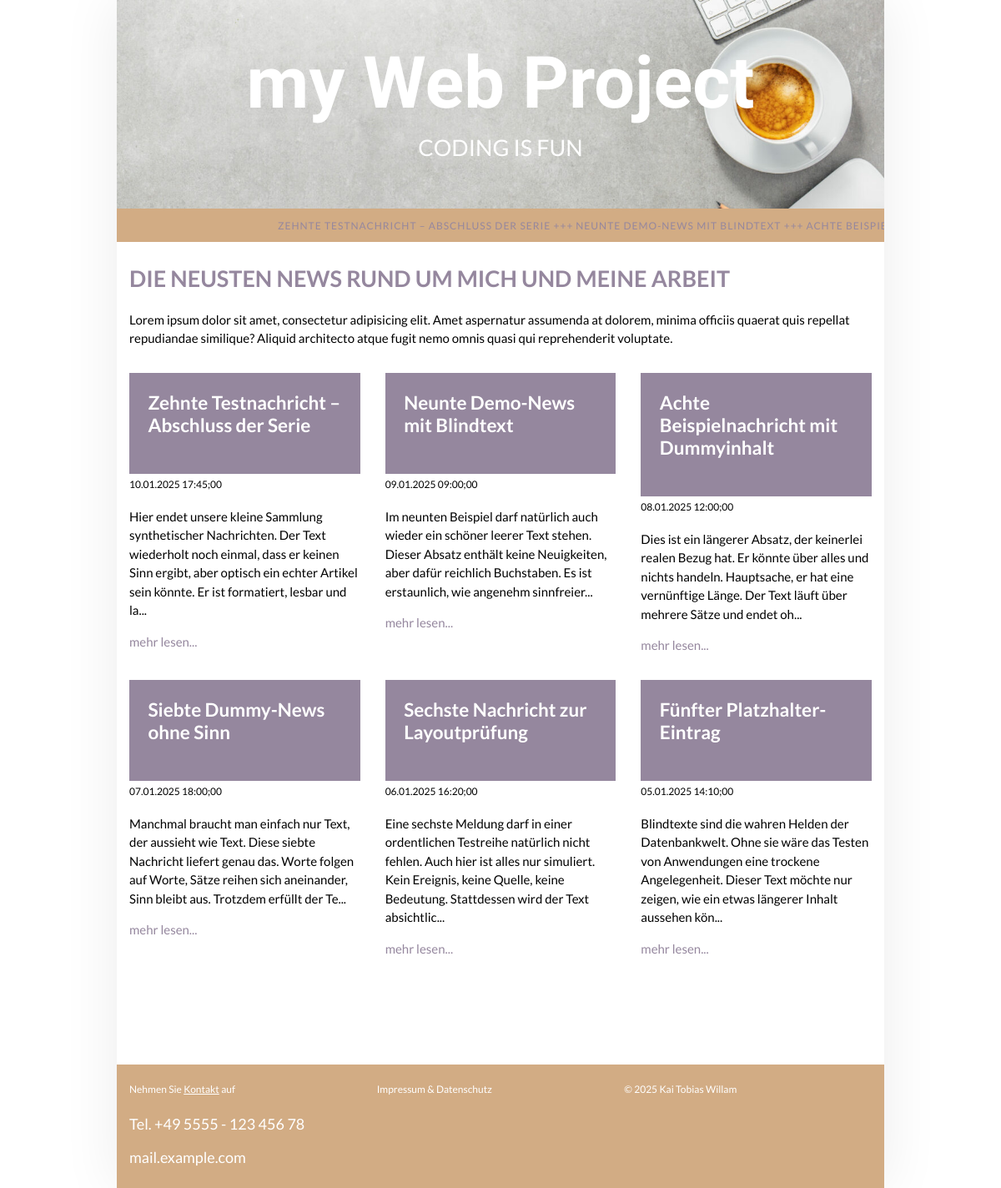
The page / on the database its author committed.
### tables this page shows
CREATE TABLE `news` (
  `id` int(11) NOT NULL,
  `title` varchar(100) NOT NULL,
  `content` text NOT NULL,
  `datetime` datetime NOT NULL DEFAULT current_timestamp()
);

### php/db.php (called while the page is built, shortened)
<?php
class DB {
    private string $host   = Config::DB_HOST;
    private string $dbname = Config::DB_NAME;
    private string $user   = Config::DB_USER;
    private string $pass   = Config::DB_PASS;
    private static ?DB $instance = null;
    private PDO $pdo;
    private function __construct() {
        $dsn = "mysql:host=$this->host;dbname={$this->dbname};charset=utf8mb4";
        $options = [
            PDO::ATTR_ERRMODE            => PDO::ERRMODE_EXCEPTION,
            PDO::ATTR_DEFAULT_FETCH_MODE => PDO::FETCH_ASSOC,
        ];
        $this->pdo = new PDO($dsn, $this->user, $this->pass, $options);
    }
    public static function getInstance(): self {
        if (self::$instance === null) {
            self::$instance = new self();
        }
        return self::$instance;
    }
    public function select(string $sql, array $params = []): array {
        try{
            $stmt = $this->pdo->prepare($sql);
            $stmt->execute($params);
            return $stmt->fetchAll();
        }catch(PDOException $e){
            return [];
        }
    }
}

### php/helper.php (called while the page is built, shortened)
<?php
require_once "db.php";
function simpleSlugify(string $text):string {
    $text = strtolower($text);
    $text = preg_replace('/[^a-z0-9]+/', '-', $text);
    $text = preg_replace('/-+/', '-', $text);
    return trim($text, '-');
}
function transformNewsItem(array $item):array{
    $item['datetime'] = date("d.m.Y H:i;s",strtotime($item['datetime']));
    $slug = simpleSlugify($item['title']);
    $item['url'] = '/news/'.$item['id'].'/'.$slug;
    return $item;
}
function getNews():array{
    try{
        $data  =  (DB::getInstance())->select("Select * from news  ORDER BY datetime DESC LIMIT 0,6");
        return array_map('transformNewsItem',$data);
    }catch (Exception $e){
        return [];
    }
}

### index.php (the view, shortened to what this page needs)
<?php
require_once "./php/helper.php";
?>
<!DOCTYPE html>
<html dir="ltr" lang="de">
<head>
    <?php
    include('./includes/head.php') ?>
</head>
<body>
        <div class="wrap">
            <?php include('./includes/header.php')?>
            <main>
                <h2 class="primary">Die neusten News rund um mich und meine Arbeit</h2>
                <p class="pv">Lorem ipsum dolor sit amet, consectetur adipisicing elit. Amet aspernatur assumenda at dolorem, minima officiis quaerat quis repellat repudiandae similique? Aliquid architecto atque fugit nemo omnis quasi qui reprehenderit voluptate.</p>
                <section id="cards">
                    <?php
                    foreach(getNews() as $news){
                        ?>
                        <article class="card">
                            <a title="<?=$news['title'];?>" href="<?=$news['url'];?>"><h3><?=$news['title'];?></h3></a>
                            <time><?=$news['datetime'];?></time>
                            <p><?=substr($news['content'],0,200);?>...</p>
                            <a title="<?=$news['title'];?>" href="<?=$news['url'];?>">mehr lesen...</a>
                        </article>
                        <?php
                    }
                    ?>
                </section>
            </main>
            <?php include('./includes/footer.php')?>
        </div>
</body>
</html>

### includes/head.php (shortened to what this page needs)
<link rel="stylesheet" href="/css/normalize.css" />
<link rel="stylesheet" href="/css/index.css" />

### includes/header.php
<?php
require_once "./php/helper.php";;
?>
<header>
    <div class="headWrap">
        <a href="/" class="white">
        <h1>my Web Project</h1>
        <p>Coding is fun</p>
        </a>
    </div>
</header>
<nav id="ticker">
    <div class="line">
        <?php foreach(getNews() as $news){
        ?>
        <span>
            <a title="<?=$news['title'];?>" href="<?=$news['url'];?>"><?=$news['title'];?></a>
        </span>
            <span>+++</span>
        <?php
        }
        ?>
    </div>
</nav>

### includes/footer.php
<footer>
    <div>
        <p class="small">Nehmen Sie <a href="/contact.php" style="text-decoration: underline">Kontakt</a> auf</p>
        <p class="big">Tel. +49 5555 - 123 456 78</p>
        <p class="big"><a href="mailto:mail@example.com">mail.example.com</a></p>
    </div>
    <div>
        <p class="small">
            <a title="Impressum">Impressum & Datenschutz</a>
        </p>
    </div>
    <div>
        <p class="small">
            &copy; 2025 Kai Tobias Willam
        </p>
    </div>
</footer>

### css/index.css (style rules this page uses)
:root { --color-bg-contrast: #333; --color-bg-color: #fff; --color-primary: #95879e; --color-secondary: #d2ac84; --color-text: #333; --color-text-contrast: #fff; --color-error: #dc2626; --color-success: #16a34a; --font-base-size: 15px; --font-family: "Lato"; }
* { box-sizing: border-box; }
.primary, a { color: var(--color-primary); }
.white { color: white; }
.small, #cards .card time, #ticker .line span { font-size: 0.8em; }
.big { font-size: 1.2em; }
h1 { font-size: 2.5em; }
h2 { font-size: 1.8em; line-height: 1.1em; }
h3 { font-size: 1.5em; line-height: 1.2em; }
a { text-decoration: none; }
body { background-color: var(--color-bg-color); font-size: var(--font-base-size); line-height: 1.5em; font-family: var(--font-family), sans-serif; }
body > .wrap { min-height: 80vh; width: 100%; display: grid; grid-template-columns: 1fr; grid-template-rows: 250px auto 1fr auto; }
header, nav, main, footer { padding: 0.5em 1em; }
header { background-image: url("../images/bg.jpg"); background-size: cover; background-repeat: no-repeat; display: flex; flex-direction: column; justify-content: center; align-items: center; color: var(--color-text-contrast); }
header .headWrap { text-align: center; }
header .headWrap p { padding: 0 2em; position: relative; top: -1.3em; text-transform: uppercase; }
header .headWrap h1 { font-family: "Allura", cursive; font-size: 3.2em; line-height: 1em; }
#ticker { overflow: hidden; background: var(--color-secondary); color: var(--color-text-contrast); white-space: nowrap; }
#ticker .line { display: inline-block; padding-left: 20%; animation: scroll 60s linear infinite; }
#ticker .line span { color: var(--color-primary); letter-spacing: 1px; text-transform: uppercase; }
main { margin-bottom: 8em; }
main h2:first-of-type { text-transform: uppercase; }
main .pv { padding-bottom: 1em; }
#cards { display: grid; grid-template-columns: 1fr; gap: 2em; }
#cards .card time { padding: 0; }
#cards .card h3 { min-height: 3em; background-color: var(--color-primary); color: var(--color-text-contrast); padding: 1em 1em 2em 1em; margin: 0; }
footer { background-color: var(--color-secondary); color: var(--color-text-contrast); display: grid; grid-template-columns: 1fr; }
footer a { color: var(--color-text-contrast); }
@media (min-width: 640px) { #cards, footer { grid-template-columns: repeat(2, 1fr); } }
@media (min-width: 920px) { #cards, footer { grid-template-columns: repeat(3, 1fr); } }
@media (min-width: 920px) { .wrap { max-width: 920px; margin: 0 auto; box-shadow: 0 0 64px rgba(0, 0, 0, 0.08); } }
@media (min-width: 920px) { header .headWrap { font-size: 1.8em; } }

### rows shown on the page
news: title "ZEHNTE TESTNACHRICHT – ABSCHLUSS DER SERIE", title "Zehnte Testnachricht – Abschluss der Serie", datetime "10.01.2025 17:45;00", content "Hier endet unsere kleine Sammlung synthetischer Nachrichten. Der Text wiederholt noch einmal, dass er keinen Sinn ergibt, aber optisch ein echter Artikel sein könnte. Er ist formatiert, lesbar und la"
news: title "NEUNTE DEMO-NEWS MIT BLINDTEXT", title "Neunte Demo-News mit Blindtext", datetime "09.01.2025 09:00;00", content "Im neunten Beispiel darf natürlich auch wieder ein schöner leerer Text stehen. Dieser Absatz enthält keine Neuigkeiten, aber dafür reichlich Buchstaben. Es ist erstaunlich, wie angenehm sinnfreier"
news: title "ACHTE…", title "Achte Beispielnachricht mit Dummyinhalt", datetime "08.01.2025 12:00;00", content "Dies ist ein längerer Absatz, der keinerlei realen Bezug hat. Er könnte über alles und nichts handeln. Hauptsache, er hat eine vernünftige Länge. Der Text läuft über mehrere Sätze und endet oh"
news: title "Siebte Dummy-News ohne Sinn", datetime "07.01.2025 18:00;00", content "Manchmal braucht man einfach nur Text, der aussieht wie Text. Diese siebte Nachricht liefert genau das. Worte folgen auf Worte, Sätze reihen sich aneinander, Sinn bleibt aus. Trotzdem erfüllt der Te"
news: title "Sechste Nachricht zur Layoutprüfung", datetime "06.01.2025 16:20;00", content "Eine sechste Meldung darf in einer ordentlichen Testreihe natürlich nicht fehlen. Auch hier ist alles nur simuliert. Kein Ereignis, keine Quelle, keine Bedeutung. Stattdessen wird der Text absichtlic"
news: title "Fünfter Platzhalter-Eintrag", datetime "05.01.2025 14:10;00", content "Blindtexte sind die wahren Helden der Datenbankwelt. Ohne sie wäre das Testen von Anwendungen eine trockene Angelegenheit. Dieser Text möchte nur zeigen, wie ein etwas längerer Inhalt aussehen kön"
